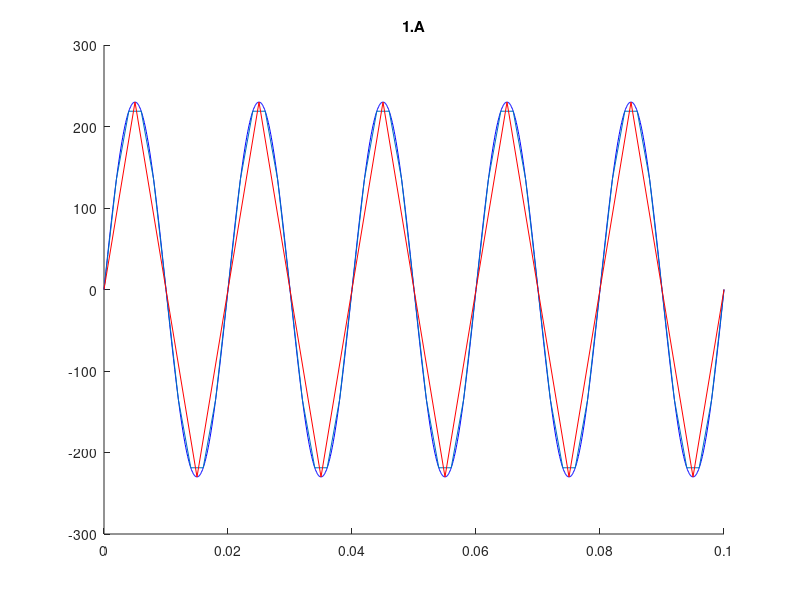

Write the MATLAB code that produced this figure.
% Zadanie 1.A
close all;
hold on;

A = 230; freq = 50; T = 0.1;

f = @(t) A * sin(freq * 2 * pi * t);

values = [10^4 500 200];
keys = ['b-' 'r-o' 'k-o' ];

x1 = 0: 1/values(1) :T;
x2 = 0: 1/values(2) :T;
x3 = 0: 1/values(3) :T;

plot(x1, f(x1), keys(1));
plot(x2, f(x2), keys(2));
plot(x3, f(x3), keys(3));

title('1.A');
pause;
close all;
hold on;
